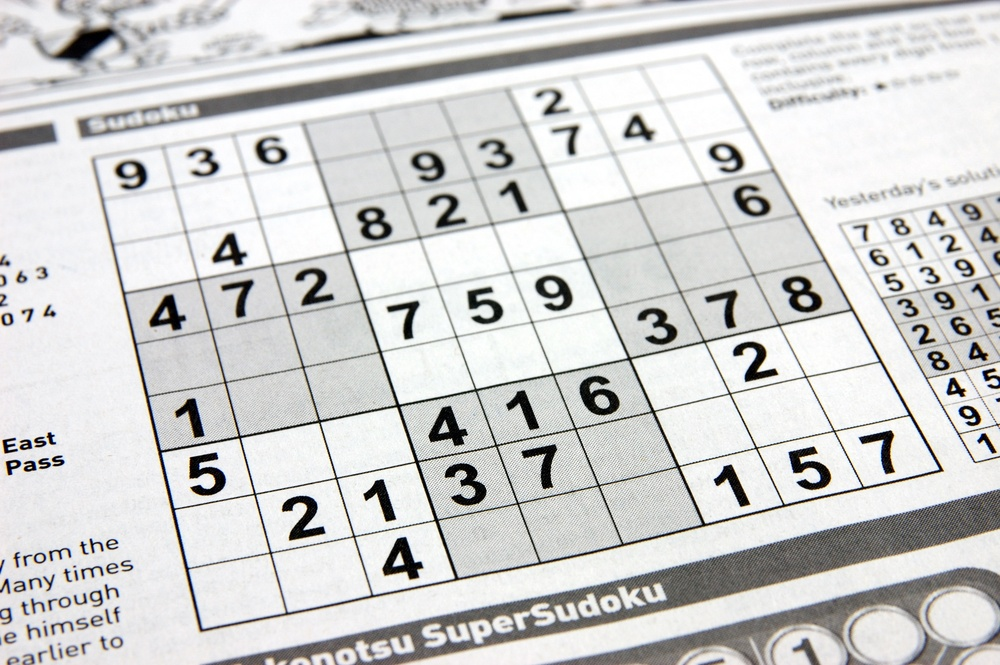
#> input picture Computer vision/Excersises/Ch03/03_04/sudoku.jpg, 1000 x 665 px, shrunk from 3008 x 2000 before the run
$ jupyter execute --allow-errors 'Adaptive Thresholding.ipynb'
#> lines starting #> are read from the running program, lines starting #| are printed output that depends on the picture
# Adaptive Thresholding

Some images that contain segments with differces in lighting may be tricky to turn into a black and white representation because a single threshold won't work for the whole picture. There are several methods to perform adaptive thresholding.

[cell 1]
# First let's open a color picture

import numpy as np
import matplotlib.pyplot as plt
# import cv2
from matplotlib import rcParams
from EC_CV import *


rcParams['figure.figsize'] = 10,14
img = plt.imread('sudoku.jpg')
#> img is the input picture: shape (665, 1000, 3); mean R, G, B 208.2, 208.4, 207.7
plt.axis("off")
plt.imshow(img)

[cell 2]
# Let's see a histogram of the grayscale image
img = np.dot(img[...,:3], [0.299,0.587,0.114])
#> img: shape (665, 1000) float64
print(np.shape(img))
#| (665, 1000)

rcParams['figure.figsize'] = (14,8)
plt.hist(img.ravel(),256,[0,255])
plt.title('Histogram')
plt.xticks(np.arange(0, 255, 10))
plt.show()
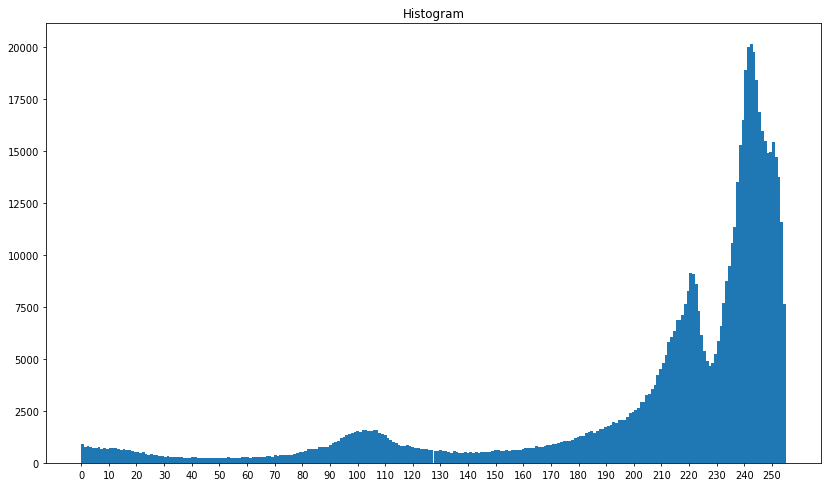
#> figure drawn by matplotlib, 1 panel; tallest bar 20156 high, from x = 242.1 to 243
